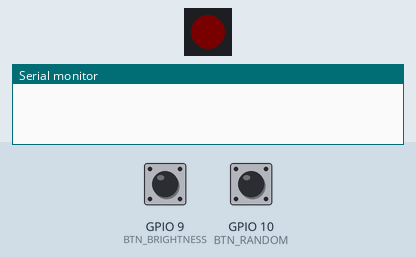
Bench run of a program on a simulated ESP32-C6. On the bench: 1 RGB LEDs in strip order, left to right, the last lines printed to the serial monitor. The test bench sets the inputs (shaded band); at power-on: GPIO 10 (BTN_RANDOM) HIGH, GPIO 9 (BTN_BRIGHTNESS) HIGH. Dim RGB values are drawn brighter than linear; random numbers use the default seed unless the program sets one.

Above: at 1.2 s.
1.3 s: GPIO 10 (BTN_RANDOM) pulled LOW for 0.15 s
At 4.3 s:
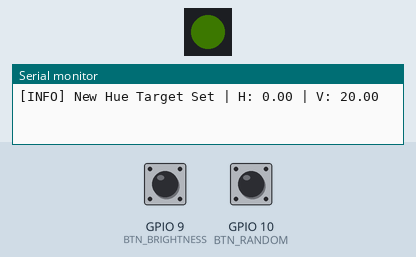
4.4 s: GPIO 9 (BTN_BRIGHTNESS) pulled LOW for 0.15 s
7.4 s: GPIO 9 (BTN_BRIGHTNESS) pulled LOW for 1 s
At 9.4 s:
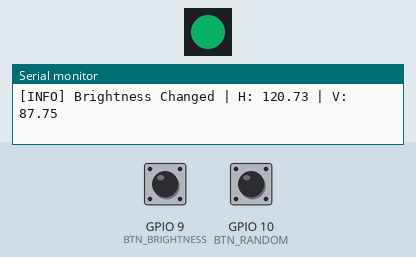
11.4 s: GPIO 10 (BTN_RANDOM) pulled LOW for 1 s
At 11.7 s:
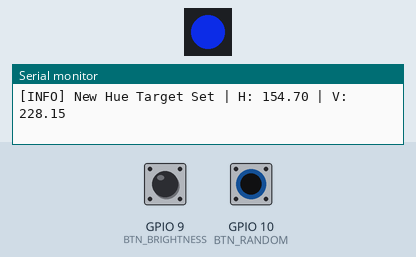
14.4 s: GPIO 9 (BTN_BRIGHTNESS) driven LOW and GPIO 10 (BTN_RANDOM) driven LOW
17.4 s: GPIO 9 (BTN_BRIGHTNESS) driven HIGH
At 21.2 s:
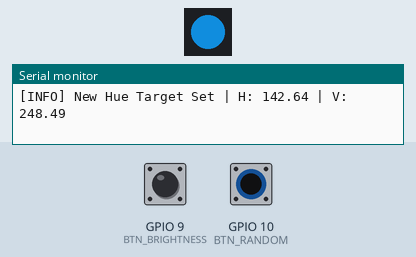
Timing chart, 0 to 21.4 s (numbered marks = the images above; inputs shaded):
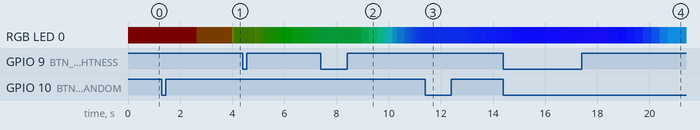

The program:

main.cpp
```cpp
#include <Arduino.h>
#include <FastLED.h>

#define RGB_LED_PIN 8
#define BTN_BRIGHTNESS 9
#define BTN_RANDOM 10

CRGB leds[1];

// Параметри для "заходу"
float currentHue = 0;       // Поточний колір на колі
float targetHue = 0;        // Куди ми рухаємось
float currentVal = 20;      // Поточна яскравість
float targetVal = 20;       // Цільова яскравість
float hueSpeed = 0.002;     // Темп зміни кольору (дуже повільний)

int brightnessLevels[] = {20, 100, 255};
int bMode = 0;

void logStatus(String msg) {
  Serial.print("[INFO] " + msg);
  Serial.print(" | H: "); Serial.print(currentHue);
  Serial.print(" | V: "); Serial.println(currentVal);
}

void setup() {
  Serial.begin(115200);
  FastLED.addLeds<NEOPIXEL, RGB_LED_PIN>(leds, 1);
  pinMode(BTN_BRIGHTNESS, INPUT_PULLUP);
  pinMode(BTN_RANDOM, INPUT_PULLUP);
}

void loop() {
  bool b1 = (digitalRead(BTN_BRIGHTNESS) == LOW);
  bool b2 = (digitalRead(BTN_RANDOM) == LOW);

  // 1. Обробка кнопок
  if (b1 && b2) {
    hueSpeed = 0.05; // "Швидкий" режим при комбо
    logStatus("COMBO: Speed Up");
    delay(300);
  } else if (b1) {
    bMode = (bMode + 1) % 3;
    targetVal = brightnessLevels[bMode];
    logStatus("Brightness Changed");
    delay(300);
  } else if (b2) {
    targetHue = random(0, 255); // Стрибок в іншу частину палітри
    logStatus("New Hue Target Set");
    delay(300);
  }

  // 2. Інерційна математика (Natural Motion)
  // Плавне наближення яскравості
  currentVal += (targetVal - currentVal) * 0.01;

  // Плавне наближення кольору
  // Якщо різниця велика, рухаємось трохи швидше
  float hueDiff = targetHue - currentHue;
  currentHue += hueDiff * hueSpeed;

  // 3. Рендер
  // Насиченість 200 (пастельна, але жива)
  leds[0] = CHSV((uint8_t)currentHue, 200, (uint8_t)currentVal);
  FastLED.show();

  delay(15);
}
```

Measured:
- after the input at 1.3 s, RGB LED 0: RGB(2, 0, 0) → RGB(2, 1, 0) after 1.3 s, → RGB(2, 2, 0) 1.3 s later, → RGB(1, 2, 0) 0.09 s later
